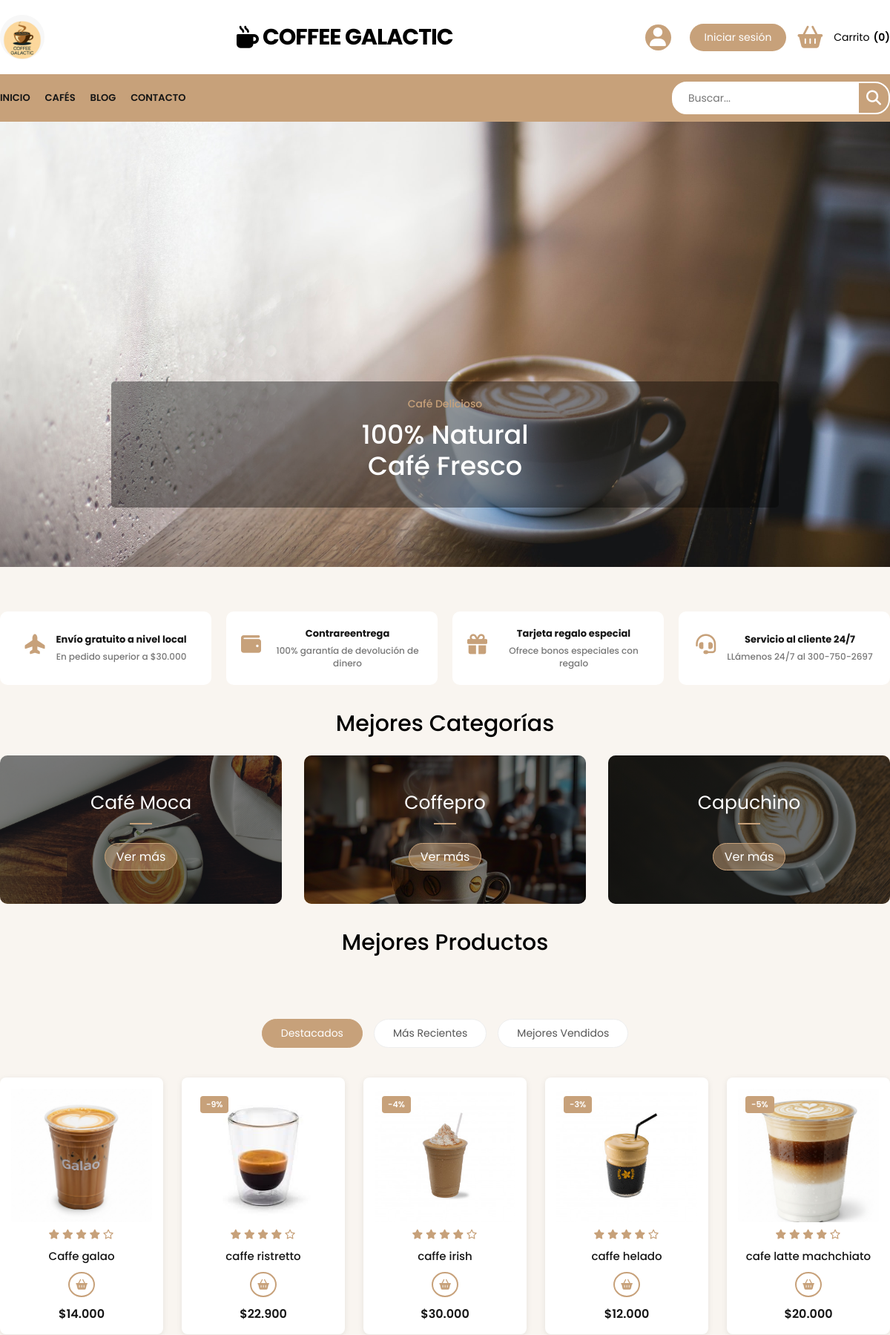
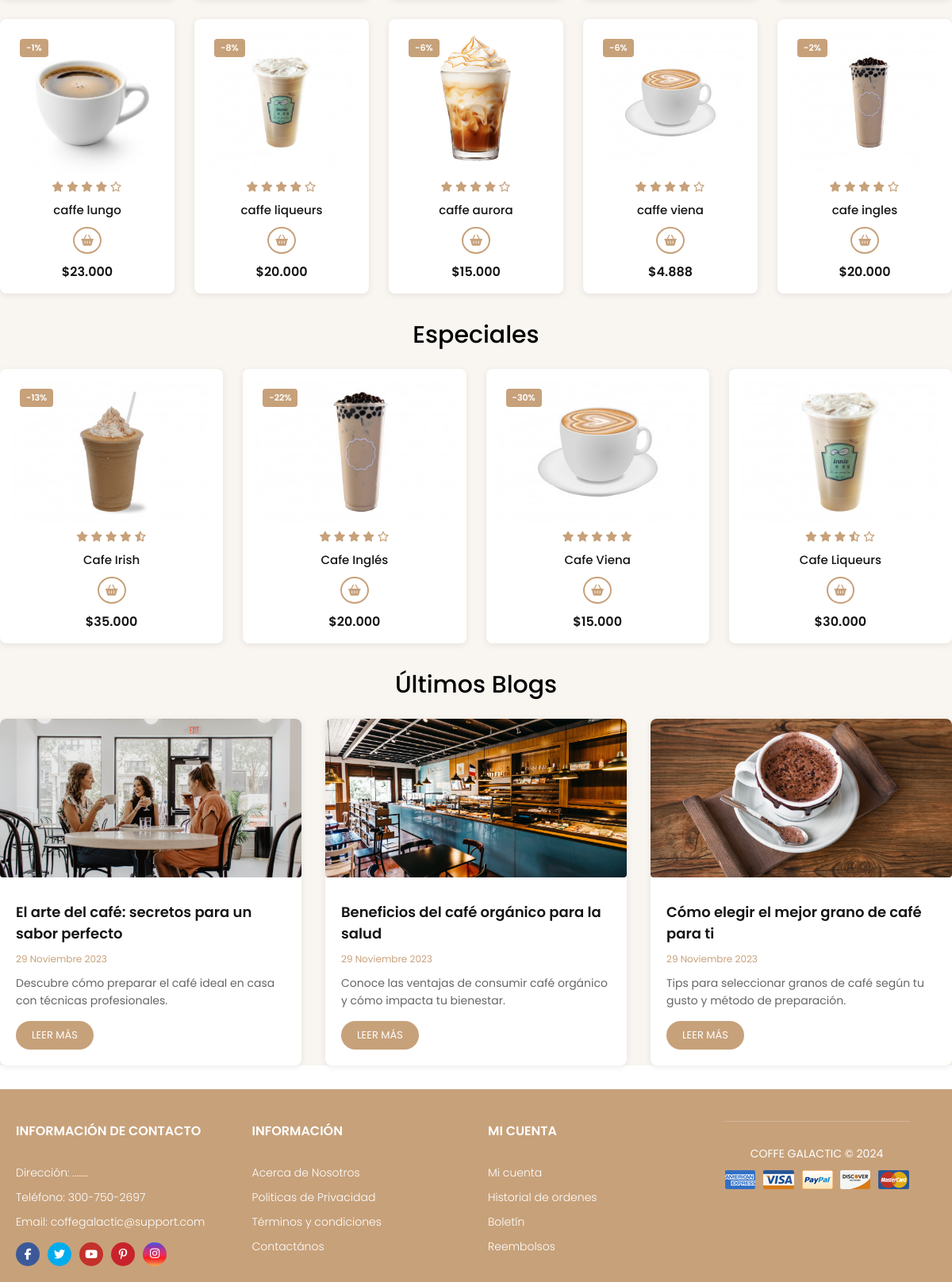
The page / on the database its author committed (2 pictures, top to bottom).
### tables this page shows
CREATE TABLE `productos` (
  `id` int(11) NOT NULL,
  `nombre` varchar(100) NOT NULL,
  `descripcion` text NOT NULL,
  `precio` decimal(10,2) NOT NULL,
  `imagen` varchar(255) NOT NULL,
  `stock` int(11) NOT NULL,
  `fecha_agregado` timestamp NOT NULL DEFAULT current_timestamp(),
  `categoria_id` int(10) UNSIGNED DEFAULT NULL,
  `categoria` varchar(255) NOT NULL DEFAULT '',
  `descuento` int(11) DEFAULT 0
);

### index.php (the view, shortened to what this page needs)
<?php
require 'conexion.php';
$productos_destacados = [];
if ($conexion instanceof mysqli) {
    $search_term = '';
    if (isset($_GET['search']) && !empty(trim($_GET['search']))) {
        $search_term = trim($_GET['search']);
        $search_term_esc = $conexion->real_escape_string($search_term);
        $sql_productos = "SELECT id, nombre, descripcion, precio, descuento, imagen
                          FROM productos
                          WHERE imagen IS NOT NULL AND imagen != ''
                          AND nombre LIKE '%$search_term_esc%'
                          ORDER BY id DESC";
        $is_search = true;
    } else {
        $sql_productos = "SELECT id, nombre, descripcion, precio, descuento, imagen
                          FROM productos
                          WHERE imagen IS NOT NULL AND imagen != ''
                          ORDER BY id DESC
                          LIMIT 10";
    }
    $query_productos = $conexion->query($sql_productos);
    if ($query_productos) {
        $productos_destacados = $query_productos->fetch_all(MYSQLI_ASSOC);
    } else {
        error_log("Error obteniendo productos destacados: " . $conexion->error);
    }
} else {
    error_log("Conexión a BD no válida al obtener productos destacados.");
}
?>
<!DOCTYPE html>
<html lang="es">
<head>
    <link rel="stylesheet" href="./style.css" />
    <link rel="stylesheet" href="https://cdnjs.cloudflare.com/ajax/libs/font-awesome/6.5.1/css/all.min.css" />
    <link rel="stylesheet" type="text/css" href="https://cdn.jsdelivr.net/npm/toastify-js/src/toastify.min.css">
</head>
<body>
    <header>
        <div class="container-hero">
            <div class="container hero">
                <img src="img/icono.png" alt="Logo" class="logo1-img" />
                <div class="container-logo">
                    <i class="fa-solid fa-mug-hot"></i>
                    <h1 class="logo"><a href="/">Coffee Galactic</a></h1>
                </div>
                <div class="container-user">
                    <i class="fa-solid fa-user" id="user-icon"></i>
                    <?php if(isset($_SESSION['usuario_id'])): ?>
                        <button class="btn-login" onclick="window.location.href='LOGIN/logout.php'">Cerrar sesión</button>
                    <?php else: ?>
                        <button class="btn-login" onclick="window.location.href='./LOGIN/login.php'">Iniciar sesión</button>
                    <?php endif; ?>
                    <i class="fa-solid fa-basket-shopping" id="cart-toggle-icon"></i>
                    <div class="content-shopping-cart">
                        <span class="text">Carrito</span>
                        <span class="number">(0)</span>
                    </div>
                </div>
            </div>
        </div>
        <div class="container-navbar">
            <nav class="navbar container">
                <ul class="menu">
                    <li><a href="#inicio">Inicio</a></li>
                    <li class="menu-item has-submenu">
                        <a href="#cafes">Cafés</a>
                    </li>
                    <li><a href="#blog">Blog</a></li>
                    <li><a href="#contacto">Contacto</a></li>
                </ul>
    <form class="search-form" method="GET" action="index.php">
        <input type="search" name="search" placeholder="Buscar..." value="<?php echo isset($_GET['search']) ? htmlspecialchars($_GET['search'], ENT_QUOTES, 'UTF-8') : ''; ?>" />
        <button class="btn-search" type="submit">
            <i class="fa-solid fa-magnifying-glass"></i>
        </button>
    </form>
            </nav>
        </div>
    </header>
    <section class="banner" id="inicio">
        <div class="slider">
            <div class="slide active" style="background-image: url('img/banner.jpg');">
                <div class="content-banner"> <p>Café Delicioso</p> <h2>100% Natural <br />Café Fresco</h2> </div> </div>
        </div>
    </section>
    <main class="main-content">
        <section class="container container-features">
            <div class="card-feature"> <i class="fa-solid fa-plane-up"></i> <div class="feature-content"> <span>Envío gratuito a nivel local</span> <p>En pedido superior a $30.000</p> </div> </div>
            <div class="card-feature"> <i class="fa-solid fa-wallet"></i> <div class="feature-content"> <span>Contrareentrega</span> <p>100% garantía de devolución de dinero</p> </div> </div>
            <div class="card-feature"> <i class="fa-solid fa-gift"></i> <div class="feature-content"> <span>Tarjeta regalo especial</span> <p>Ofrece bonos especiales con regalo</p> </div> </div>
            <div class="card-feature"> <i class="fa-solid fa-headset"></i> <div class="feature-content"> <span>Servicio al cliente 24/7</span> <p>LLámenos 24/7 al 300-750-2697</p> </div> </div>
        </section>
        <section class="container top-categories" id="cafes">
            <h1 class="heading-1">Mejores Categorías</h1>
            <div class="container-categories">
                <div class="card-category category-moca"> <p>Café moca</p> <span>Ver más</span> </div>
              <div class="card-category category-cofepro"> <p>coffepro</p> <span>Ver más</span> </div>
                <div class="card-category category-capuchino-category"> <p>Capuchino</p> <span>Ver más</span> </div>
            </div>
        </section>
        <section class="container top-products">
            <h1 class="heading-1">Mejores Productos</h1>
            <div class="container-options">
                <span class="active">Destacados</span> <span>Más recientes</span> <span>Mejores Vendidos</span>
            </div>
            <div class="container-products">
                <?php
                if (isset($productos_destacados) && !empty($productos_destacados)):
                    foreach ($productos_destacados as $producto):
                        $rutaImagenDesdeBD = $producto['imagen'] ?? null;
                        $imagenPorDefecto = './img/cafe-australiano.jpg';
                        $rutaImagenParaMostrar = $imagenPorDefecto;
                        if (!empty($rutaImagenDesdeBD)) {
                            $rutaWebAccesible = 'admin/' . $rutaImagenDesdeBD;
                            if (file_exists(__DIR__ . '/' . $rutaWebAccesible)) {
                                $rutaImagenParaMostrar = $rutaWebAccesible;
                            } else {
                            }
                        }
                ?>
                <div class="card-product"
                     data-product-id="<?php echo htmlspecialchars($producto['id'] ?? '', ENT_QUOTES, 'UTF-8'); ?>"
                     data-description="<?php echo htmlspecialchars($producto['descripcion'] ?? '', ENT_QUOTES, 'UTF-8'); ?>"
                     data-image-large="<?php echo htmlspecialchars($rutaImagenParaMostrar, ENT_QUOTES, 'UTF-8'); ?>">
                    <div class="container-img">
                        <img class="<?php echo !empty($search_term) ? 'search-result-img' : ''; ?>" src="<?php echo htmlspecialchars($rutaImagenParaMostrar, ENT_QUOTES, 'UTF-8'); ?>"
                             alt="<?php echo htmlspecialchars($producto['nombre'] ?? 'Producto', ENT_QUOTES, 'UTF-8'); ?>" />
                        <?php if (isset($producto['descuento']) && intval($producto['descuento']) > 0): ?>
                        <span class="discount">-<?php echo intval($producto['descuento']); ?>%</span>
                        <?php endif; ?>
                    </div>
                    <div class="content-card-product">
                        <div class="stars">
                            <i class="fa-solid fa-star"></i> <i class="fa-solid fa-star"></i> <i class="fa-solid fa-star"></i> <i class="fa-solid fa-star"></i> <i class="fa-regular fa-star"></i>
                        </div>
                        <h3><?php echo htmlspecialchars($producto['nombre'] ?? 'Nombre no disponible', ENT_QUOTES, 'UTF-8'); ?></h3>
                        <span class="add-cart"><i class="fa-solid fa-basket-shopping"></i></span>
                        <p class="price">$<?php echo number_format(floatval($producto['precio'] ?? 0), 0, ',', '.'); ?></p>
                    </div>
                </div>
                <?php
                    endforeach;
                else:
                ?>
                <p>No hay productos destacados disponibles en este momento.</p>
                <?php endif; ?>
            </div>
        </section>
       <section class="container specials">
  <h1 class="heading-1">Especiales</h1>
  <div class="container-products">
    <div class="card-product" data-product-id="cafe-irish-especial" data-description="Nuestra versión especial del clásico irlandés, con un toque único de la casa y whisky seleccionado." data-image-large="img/cafe-irish.jpg">
      <div class="container-img">
        <img src="img/cafe-irish.jpg" alt="Cafe Irish Especial" />
        <span class="discount">-13%</span>
      </div>
      <div class="content-card-product">
        <div class="stars">
          <i class="fa-solid fa-star"></i>
          <i class="fa-solid fa-star"></i>
          <i class="fa-solid fa-star"></i>
          <i class="fa-solid fa-star"></i>
          <i class="fa-solid fa-star-half-stroke"></i>
        </div>
        <h3>Cafe Irish</h3>
        <span class="add-cart"><i class="fa-solid fa-basket-shopping"></i></span>
        <p class="price">$35.000</p>
      </div>
    </div>
    <div class="card-product" data-product-id="cafe-ingles-especial" data-description="Un blend especial de granos arábica con notas achocolatadas, perfecto para un desayuno inglés." data-image-large="img/cafe-ingles.jpg">
      <div class="container-img">
        <img src="img/cafe-ingles.jpg" alt="Cafe Inglés Especial" />
        <span class="discount">-22%</span>
      </div>
      <div class="content-card-product">
        <div class="stars">
          <i class="fa-solid fa-star"></i>
          <i class="fa-solid fa-star"></i>
          <i class="fa-solid fa-star"></i>
          <i class="fa-solid fa-star"></i>
          <i class="fa-regular fa-star"></i>
        </div>
        <h3>Cafe Inglés</h3>
        <span class="add-cart"><i class="fa-solid fa-basket-shopping"></i></span>
        <p class="price">$20.000</p>
      </div>
    </div>
    <div class="card-product" data-product-id="cafe-viena" data-description="Elegancia en una taza: espresso doble cubierto con crema batida y un toque de chocolate." data-image-large="img/cafe-viena.jpg">
      <div class="container-img">
        <img src="img/cafe-viena.jpg" alt="Cafe Viena" />
        <span class="discount">-30%</span>
      </div>
      <div class="content-card-product">
        <div class="stars">
          <i class="fa-solid fa-star"></i>
          <i class="fa-solid fa-star"></i>
          <i class="fa-solid fa-star"></i>
          <i class="fa-solid fa-star"></i>
          <i class="fa-solid fa-star"></i>
        </div>
        <h3>Cafe Viena</h3>
        <span class="add-cart"><i class="fa-solid fa-basket-shopping"></i></span>
        <p class="price">$15.000</p>
      </div>
    </div>
    <div class="card-product" data-product-id="cafe-liqueurs" data-description="Para los aventureros: una selección de nuestros mejores cafés infusionados con licores premium." data-image-large="img/cafe-liqueurs.jpg">
      <div class="container-img">
        <img src="img/cafe-liqueurs.jpg" alt="Cafe Liqueurs" />
      </div>
      <div class="content-card-product">
        <div class="stars">
          <i class="fa-solid fa-star"></i>
          <i class="fa-solid fa-star"></i>
          <i class="fa-solid fa-star"></i>
          <i class="fa-solid fa-star-half-stroke"></i>
          <i class="fa-regular fa-star"></i>
        </div>
        <h3>Cafe Liqueurs</h3>
        <span class="add-cart"><i class="fa-solid fa-basket-shopping"></i></span>
        <p class="price">$30.000</p>
      </div>
    </div>
  </div>
</section>
  <section class="container blogs" id="blog">
  <h1 class="heading-1">Últimos Blogs</h1>
  <div class="container-blogs">
    <div class="card-blog" data-blog-id="1">
      <div class="container-img">
        <img src="img/blog-1.jpg" alt="Imagen Blog 1" />
      </div>
      <div class="content-blog">
        <h3>El arte del café: secretos para un sabor perfecto</h3>
        <span>29 Noviembre 2023</span>
        <p>Descubre cómo preparar el café ideal en casa con técnicas profesionales.</p>
        <div class="btn-read-more" data-blog-id="1">Leer más</div>
      </div>
    </div>
    <div class="card-blog" data-blog-id="2">
      <div class="container-img">
        <img src="img/blog-2.jpg" alt="Imagen Blog 2" />
      </div>
      <div class="content-blog">
        <h3>Beneficios del café orgánico para la salud</h3>
        <span>29 Noviembre 2023</span>
        <p>Conoce las ventajas de consumir café orgánico y cómo impacta tu bienestar.</p>
        <div class="btn-read-more" data-blog-id="2">Leer más</div>
      </div>
    </div>
    <div class="card-blog" data-blog-id="3">
      <div class="container-img">
        <img src="img/blog-3.jpg" alt="Imagen Blog 3" />
      </div>
      <div class="content-blog">
        <h3>Cómo elegir el mejor grano de café para ti</h3>
        <span>29 Noviembre 2023</span>
        <p>Tips para seleccionar granos de café según tu gusto y método de preparación.</p>
        <div class="btn-read-more" data-blog-id="3">Leer más</div>
      </div>
    </div>
  </div>
</section>
</main>
   <footer class="footer">
  <div class="container container-footer">
    <div class="menu-footer">
      <div class="contact-info">
        <p class="title-footer">Información de Contacto</p>
        <ul>
          <li>Dirección: ........</li>
          <li>Teléfono: 300-750-2697</li>
          <li>Email: coffegalactic@support.com</li>
        </ul>
        <div class="social-icons">
          <span class="facebook"><i class="fa-brands fa-facebook-f"></i></span>
          <span class="twitter"><i class="fa-brands fa-twitter"></i></span>
          <span class="youtube"><i class="fa-brands fa-youtube"></i></span>
          <span class="pinterest"><i class="fa-brands fa-pinterest-p"></i></span>
          <span class="instagram"><a href="https://www.instagram.com/david_26pro?igsh=MTN5YWFjdmtlcjRhdw==" onclick="window.open(this.href, '_blank'); return false;" rel="noopener noreferrer"><i class="fa-brands fa-instagram"></i></a></span>
        </div>
      </div>
      <div class="information">
        <p class="title-footer">Información</p>
        <ul>
          <li><a href="#">Acerca de Nosotros</a></li>
          <li><a href="#">Politicas de Privacidad</a></li>
          <li><a href="#">Términos y condiciones</a></li>
          <li><a href="#">Contactános</a></li>
        </ul>
      </div>
      <div class="my-account">
        <p class="title-footer">Mi cuenta</p>
        <ul>
          <li><a href="#">Mi cuenta</a></li>
          <li><a href="#">Historial de ordenes</a></li>
          <li><a href="#">Boletín</a></li>
          <li><a href="#">Reembolsos</a></li>
        </ul>
      </div>
    <div class="copyright">
      <p>COFFE GALACTIC © 2024</p>
      <img src="img/payment.png" alt="Pagos">
    </div>
  </div>
</footer>
</body>
</html>

### rows shown on the page
productos: imagen (picture), nombre "Caffe galao", precio "14.000"
productos: imagen (picture), descuento "9", nombre "caffe ristretto", precio "22.900"
productos: imagen (picture), descuento "4", nombre "caffe irish", precio "30.000"
productos: imagen (picture), descuento "3", nombre "caffe helado", precio "12.000"
productos: imagen (picture), descuento "5", nombre "cafe latte machchiato", precio "20.000"
productos: imagen (picture), descuento "1", nombre "caffe lungo", precio "23.000"
productos: imagen (picture), descuento "8", nombre "caffe liqueurs", precio "20.000"
productos: imagen (picture), descuento "6", nombre "caffe aurora", precio "15.000"
productos: imagen (picture), descuento "6", nombre "caffe viena", precio "4.888"
productos: imagen (picture), descuento "2", nombre "cafe ingles", precio "20.000"
